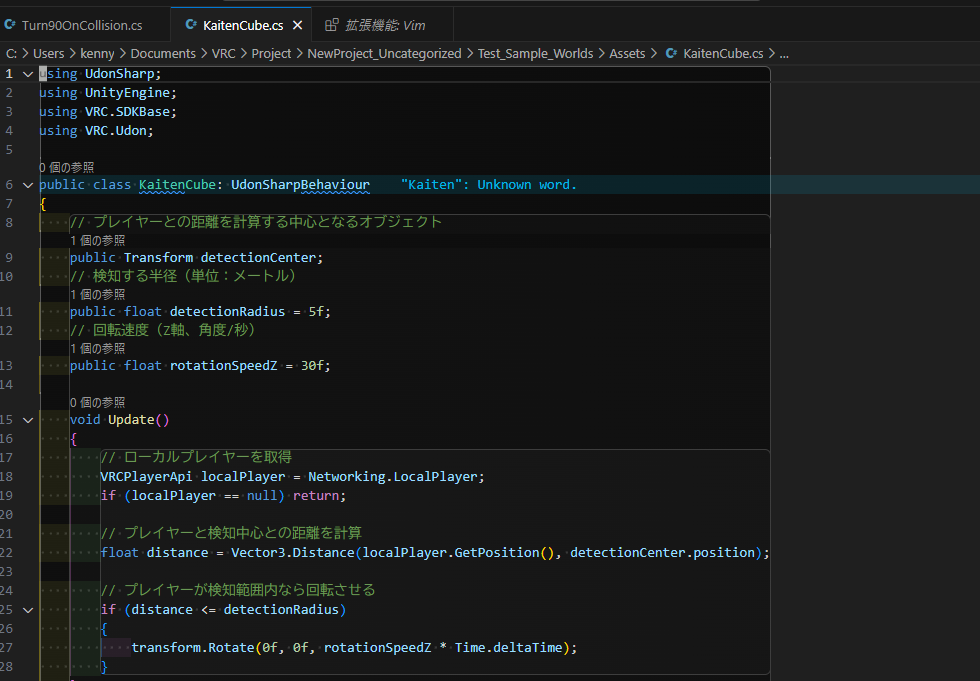
#> input picture unity_tool/photo反転/sample.png, 980 x 681 px
$ python flip_image.py sample.png
#> lines starting #> are read from the running program, lines starting #| are printed output that depends on the picture
import sys
from PIL import Image

def main():
    if len(sys.argv) < 2:
        print("Usage: python flip_image.py <image_file>")
        return

    image_path = sys.argv[1]

    try:
        # 画像を開く
        with Image.open(image_path) as img:
            # 左右反転（水平反転）する
#> img is the input picture: PIL image 980x681 RGBA; mean R, G, B, A 26.2, 28.4, 28.5, 255
            flipped_img = img.transpose(Image.FLIP_LEFT_RIGHT)
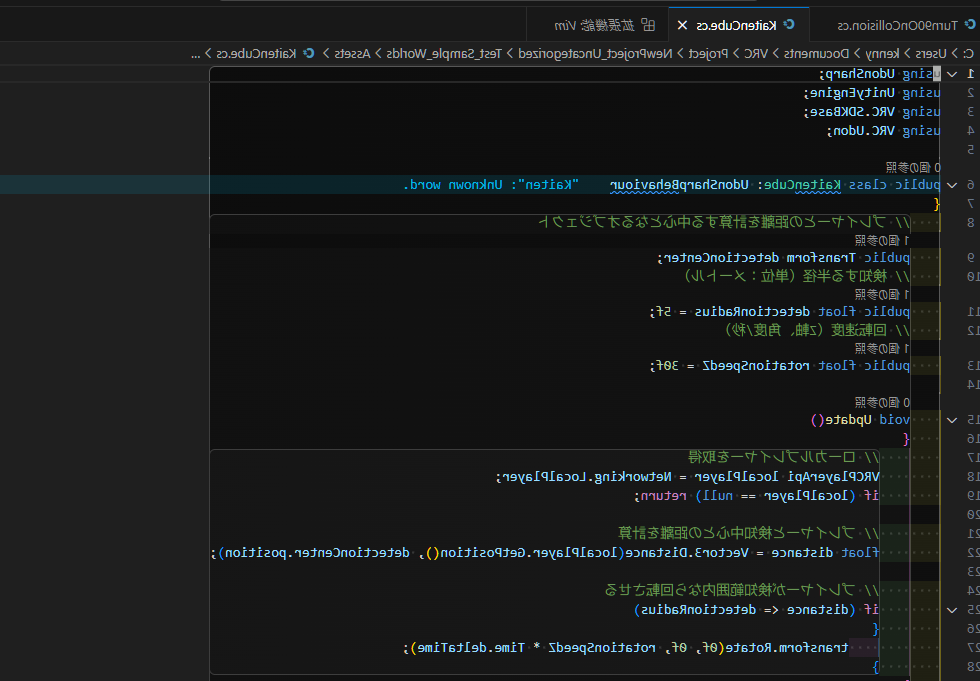
#> flipped_img: PIL image 980x681 RGBA; mean R, G, B, A 26.2, 28.4, 28.5, 255

            # 出力ファイル名を生成 (元のファイル名に _flipped を追加)
            parts = image_path.rsplit(".", 1)
            if len(parts) == 2:
                output_path = parts[0] + "_flipped." + parts[1]
            else:
                output_path = image_path + "_flipped"

            # 反転画像を保存
            flipped_img.save(output_path)
            print(f"Flipped image saved as: {output_path}")

    except Exception as e:
        print("Error processing image:", e)

if __name__ == "__main__":
    main()
